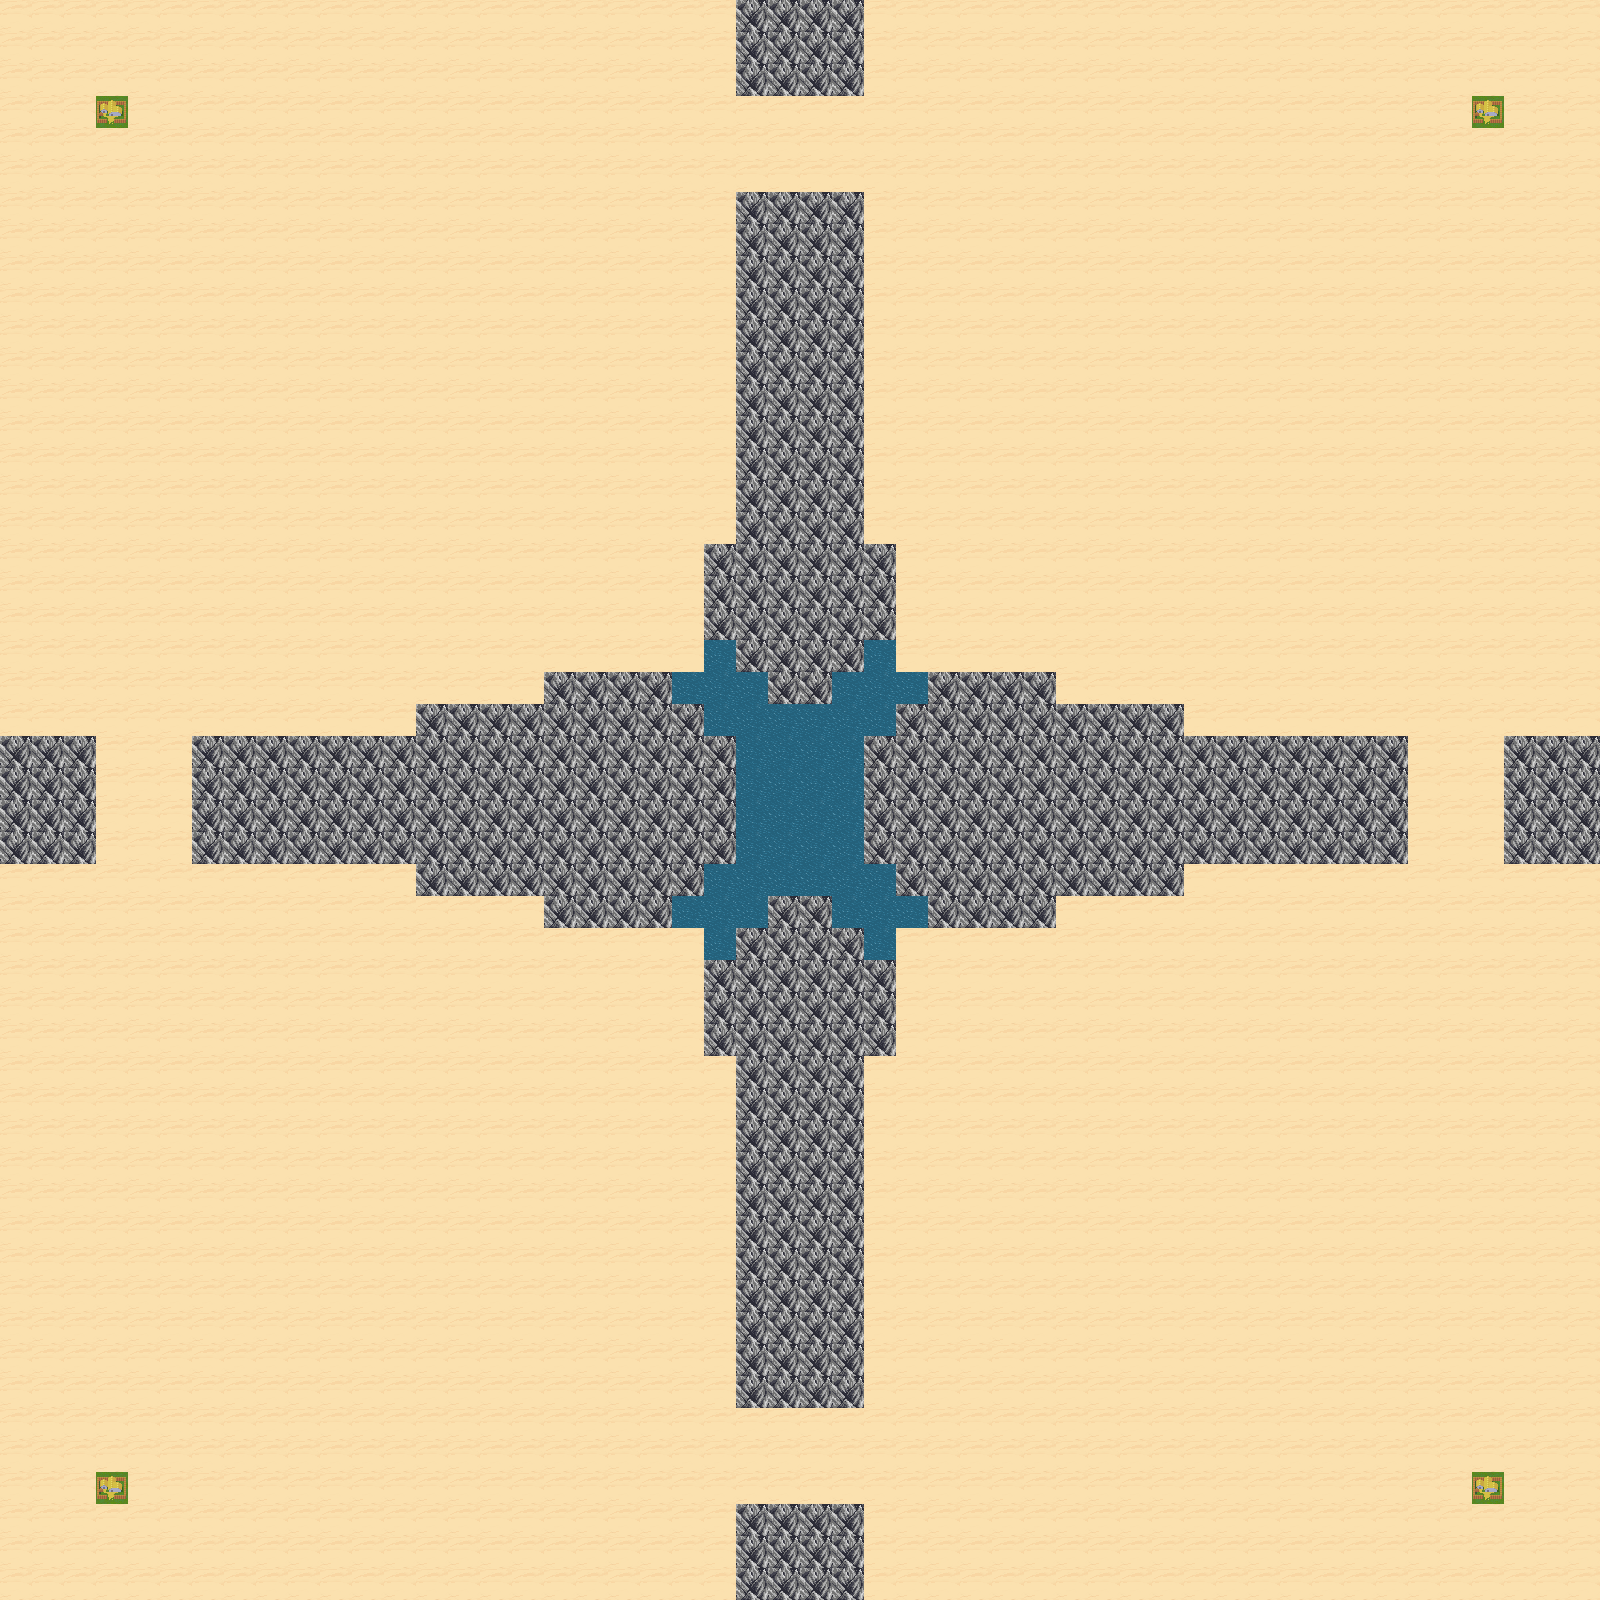

Tiled map render using the project's own tile images. Description and the map definition, with tile-layer contents summarised, below:
An orthogonal 50x50 tile map with 32x32 px tiles, 2 tile layers (Tile Layer 1, Tile Layer 2), 2 tilesets.

<map version="1.0" orientation="orthogonal" renderorder="right-down" width="50" height="50" tilewidth="32" tileheight="32" nextobjectid="1">
 <tileset firstgid="1" name="Tiled_Sheet" tilewidth="32" tileheight="32" tilecount="64" columns="8">
  <image source="../Image_Templates/Tiled_Sheet.png" width="256" height="256" />
 </tileset>
 <tileset firstgid="65" name="Tiled_Sheet_R" tilewidth="32" tileheight="32" tilecount="64" columns="8">
  <image source="../Image_Templates/Tiled_Sheet_R.png" width="256" height="256" />
 </tileset>
 <layer name="Tile Layer 1" width="50" height="50">
  <data>[2500 cells, 2500 non-empty, 3 distinct tile ids]</data>
 </layer>
 <layer name="Tile Layer 2" width="50" height="50">
  <data>[2500 cells, 84 non-empty, 2 distinct tile ids]</data>
 </layer>
</map>